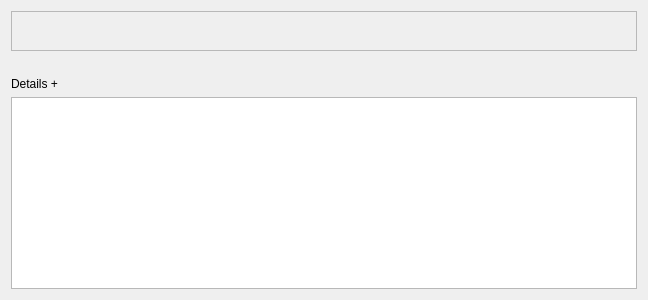
<?xml version="1.0" encoding="UTF-8"?>
<ui version="4.0">
 <class>buildManager</class>
 <widget class="QFrame" name="buildManager">
  <property name="windowModality">
   <enum>Qt::NonModal</enum>
  </property>
  <property name="geometry">
   <rect>
    <x>0</x>
    <y>0</y>
    <width>648</width>
    <height>300</height>
   </rect>
  </property>
  <property name="sizePolicy">
   <sizepolicy hsizetype="Preferred" vsizetype="Preferred">
    <horstretch>0</horstretch>
    <verstretch>0</verstretch>
   </sizepolicy>
  </property>
  <property name="minimumSize">
   <size>
    <width>640</width>
    <height>0</height>
   </size>
  </property>
  <property name="windowTitle">
   <string>Build Manager</string>
  </property>
  <property name="frameShadow">
   <enum>QFrame::Raised</enum>
  </property>
  <layout class="QVBoxLayout" name="verticalLayout">
   <item>
    <widget class="QFrame" name="frame">
     <property name="sizePolicy">
      <sizepolicy hsizetype="Expanding" vsizetype="Fixed">
       <horstretch>0</horstretch>
       <verstretch>0</verstretch>
      </sizepolicy>
     </property>
     <property name="minimumSize">
      <size>
       <width>360</width>
       <height>0</height>
      </size>
     </property>
     <property name="frameShape">
      <enum>QFrame::StyledPanel</enum>
     </property>
     <property name="frameShadow">
      <enum>QFrame::Sunken</enum>
     </property>
     <layout class="QHBoxLayout" name="horizontalLayout_2">
      <item>
       <spacer name="horizontalSpacer_7">
        <property name="orientation">
         <enum>Qt::Horizontal</enum>
        </property>
        <property name="sizeHint" stdset="0">
         <size>
          <width>40</width>
          <height>20</height>
         </size>
        </property>
       </spacer>
      </item>
      <item>
       <layout class="QHBoxLayout" name="horizontalLayout">
        <item>
         <spacer name="horizontalSpacer">
          <property name="orientation">
           <enum>Qt::Horizontal</enum>
          </property>
          <property name="sizeHint" stdset="0">
           <size>
            <width>24</width>
            <height>20</height>
           </size>
          </property>
         </spacer>
        </item>
        <item>
         <widget class="QLabel" name="iconBuild">
          <property name="enabled">
           <bool>false</bool>
          </property>
          <property name="text">
           <string/>
          </property>
          <property name="pixmap">
           <pixmap resource="../icons/icons.qrc">:/icons/status-build.png</pixmap>
          </property>
         </widget>
        </item>
        <item>
         <spacer name="horizontalSpacer_2">
          <property name="orientation">
           <enum>Qt::Horizontal</enum>
          </property>
          <property name="sizeHint" stdset="0">
           <size>
            <width>23</width>
            <height>20</height>
           </size>
          </property>
         </spacer>
        </item>
        <item>
         <widget class="QLabel" name="arrow1">
          <property name="enabled">
           <bool>false</bool>
          </property>
          <property name="text">
           <string/>
          </property>
          <property name="pixmap">
           <pixmap resource="../icons/icons.qrc">:/icons/go-next.png</pixmap>
          </property>
         </widget>
        </item>
        <item>
         <spacer name="horizontalSpacer_3">
          <property name="orientation">
           <enum>Qt::Horizontal</enum>
          </property>
          <property name="sizeHint" stdset="0">
           <size>
            <width>24</width>
            <height>20</height>
           </size>
          </property>
         </spacer>
        </item>
        <item>
         <widget class="QLabel" name="iconDownload">
          <property name="enabled">
           <bool>false</bool>
          </property>
          <property name="text">
           <string/>
          </property>
          <property name="pixmap">
           <pixmap resource="../icons/icons.qrc">:/icons/status-load.png</pixmap>
          </property>
         </widget>
        </item>
        <item>
         <spacer name="horizontalSpacer_4">
          <property name="orientation">
           <enum>Qt::Horizontal</enum>
          </property>
          <property name="sizeHint" stdset="0">
           <size>
            <width>24</width>
            <height>20</height>
           </size>
          </property>
         </spacer>
        </item>
        <item>
         <widget class="QLabel" name="arrow2">
          <property name="enabled">
           <bool>false</bool>
          </property>
          <property name="text">
           <string/>
          </property>
          <property name="pixmap">
           <pixmap resource="../icons/icons.qrc">:/icons/go-next.png</pixmap>
          </property>
         </widget>
        </item>
        <item>
         <spacer name="horizontalSpacer_5">
          <property name="orientation">
           <enum>Qt::Horizontal</enum>
          </property>
          <property name="sizeHint" stdset="0">
           <size>
            <width>23</width>
            <height>20</height>
           </size>
          </property>
         </spacer>
        </item>
        <item>
         <widget class="QLabel" name="iconRun">
          <property name="enabled">
           <bool>false</bool>
          </property>
          <property name="pixmap">
           <pixmap resource="../icons/icons.qrc">:/icons/status-run.png</pixmap>
          </property>
         </widget>
        </item>
        <item>
         <spacer name="horizontalSpacer_6">
          <property name="orientation">
           <enum>Qt::Horizontal</enum>
          </property>
          <property name="sizeHint" stdset="0">
           <size>
            <width>24</width>
            <height>20</height>
           </size>
          </property>
         </spacer>
        </item>
       </layout>
      </item>
      <item>
       <spacer name="horizontalSpacer_8">
        <property name="orientation">
         <enum>Qt::Horizontal</enum>
        </property>
        <property name="sizeHint" stdset="0">
         <size>
          <width>40</width>
          <height>20</height>
         </size>
        </property>
       </spacer>
      </item>
     </layout>
    </widget>
   </item>
   <item>
    <layout class="QHBoxLayout" name="horizontalLayout_8">
     <property name="sizeConstraint">
      <enum>QLayout::SetDefaultConstraint</enum>
     </property>
     <item>
      <spacer name="horizontalSpacer_13">
       <property name="orientation">
        <enum>Qt::Horizontal</enum>
       </property>
       <property name="sizeHint" stdset="0">
        <size>
         <width>20</width>
         <height>0</height>
        </size>
       </property>
      </spacer>
     </item>
     <item>
      <widget class="QLabel" name="activeText">
       <property name="font">
        <font>
         <weight>75</weight>
         <bold>true</bold>
        </font>
       </property>
       <property name="text">
        <string/>
       </property>
      </widget>
     </item>
     <item>
      <spacer name="horizontalSpacer_14">
       <property name="orientation">
        <enum>Qt::Horizontal</enum>
       </property>
       <property name="sizeHint" stdset="0">
        <size>
         <width>20</width>
         <height>0</height>
        </size>
       </property>
      </spacer>
     </item>
    </layout>
   </item>
   <item>
    <layout class="QHBoxLayout" name="horizontalLayout_9">
     <property name="sizeConstraint">
      <enum>QLayout::SetFixedSize</enum>
     </property>
    </layout>
   </item>
   <item>
    <widget class="ClickableLabel" name="label">
     <property name="text">
      <string>Details +</string>
     </property>
    </widget>
   </item>
   <item>
    <widget class="QPlainTextEdit" name="plainTextEdit">
     <property name="enabled">
      <bool>true</bool>
     </property>
     <property name="sizePolicy">
      <sizepolicy hsizetype="Expanding" vsizetype="Expanding">
       <horstretch>0</horstretch>
       <verstretch>0</verstretch>
      </sizepolicy>
     </property>
     <property name="undoRedoEnabled">
      <bool>false</bool>
     </property>
     <property name="readOnly">
      <bool>true</bool>
     </property>
     <property name="plainText">
      <string notr="true"/>
     </property>
     <property name="textInteractionFlags">
      <set>Qt::TextSelectableByMouse</set>
     </property>
    </widget>
   </item>
  </layout>
 </widget>
 <customwidgets>
  <customwidget>
   <class>ClickableLabel</class>
   <extends>QLabel</extends>
   <header>clickable.h</header>
  </customwidget>
 </customwidgets>
 <resources>
  <include location="../icons/icons.qrc"/>
 </resources>
 <connections/>
</ui>
